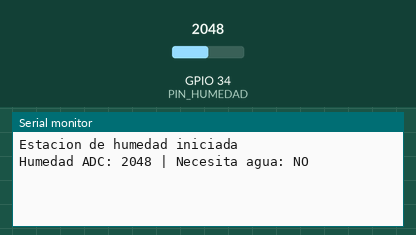
Recording of a sketch running on a simulated ESP32. Parts: the last lines printed to the serial monitor. Inputs (shaded band) come from the test bench; at power-on: GPIO 34 (PIN_HUMEDAD) = 2048 (analog values on the 0–4095 scale).

Above: at 1.2 s.
1.3 s: GPIO 34 (PIN_HUMEDAD) set to 2747
At 2.6 s:
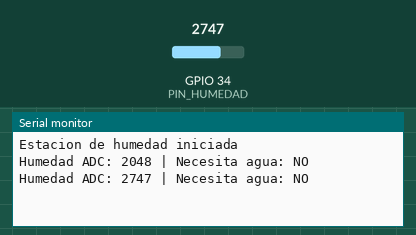
2.8 s: GPIO 34 (PIN_HUMEDAD) set to 2834
At 3.6 s:
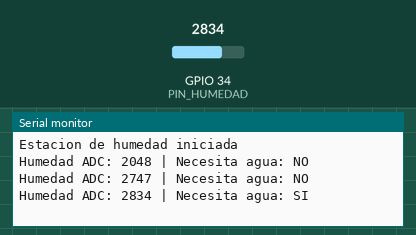

The sketch:

sensorhumedad.ino
```cpp
/*
  ESP32 DE LA PLANTA
*/

#include <WiFi.h>
#include <esp_now.h>
#include <esp_wifi.h>
#include <string.h>

const int PIN_HUMEDAD = 34;


const bool SECO_ES_MAYOR = true;
const int UMBRAL_SECO = 2800;
const int UMBRAL_HUMEDO = 2200;

const uint8_t ID_MENSAJE = 0xA7;

uint8_t direccionBroadcast[] = {
  0xFF, 0xFF, 0xFF, 0xFF, 0xFF, 0xFF
};

typedef struct __attribute__((packed)) {
  uint8_t id;
  uint8_t necesitaAgua;
  uint16_t humedad;
} MensajeHumedad;

bool necesitaAgua = false;

int leerHumedad() {
  long suma = 0;

  for (int i = 0; i < 10; i++) {
    suma += analogRead(PIN_HUMEDAD);
    delay(5);
  }

  return suma / 10;
}

void setup() {
  Serial.begin(115200);

  pinMode(PIN_HUMEDAD, INPUT);
  analogReadResolution(12);

  WiFi.mode(WIFI_STA);
  WiFi.disconnect();

  esp_wifi_set_channel(1, WIFI_SECOND_CHAN_NONE);

  if (esp_now_init() != ESP_OK) {
    Serial.println("Error iniciando ESP-NOW");
    while (true) delay(1000);
  }


  esp_now_peer_info_t peerInfo = {};

  memcpy(peerInfo.peer_addr, direccionBroadcast, 6);

  peerInfo.channel = 1;
  peerInfo.ifidx = WIFI_IF_STA;
  peerInfo.encrypt = false;

  if (esp_now_add_peer(&peerInfo) != ESP_OK) {
    Serial.println("Error agregando destinatario");
    while (true) delay(1000);
  }

  Serial.println("Estacion de humedad iniciada");
}

void loop() {

  int humedad = leerHumedad();


  if (SECO_ES_MAYOR) {

    if (humedad >= UMBRAL_SECO) {
      necesitaAgua = true;
    }
    else if (humedad <= UMBRAL_HUMEDO) {
      necesitaAgua = false;
    }

  } else {

    if (humedad <= UMBRAL_SECO) {
      necesitaAgua = true;
    }
    else if (humedad >= UMBRAL_HUMEDO) {
      necesitaAgua = false;
    }
  }

  static unsigned long ultimoEnvio = 0;

  if (millis() - ultimoEnvio >= 1000) {

    MensajeHumedad mensaje;

    mensaje.id = ID_MENSAJE;
    mensaje.necesitaAgua = necesitaAgua ? 1 : 0;
    mensaje.humedad = humedad;

    esp_err_t resultado = esp_now_send(
      direccionBroadcast,
      (uint8_t *)&mensaje,
      sizeof(mensaje)
    );

    Serial.printf(
      "Humedad ADC: %d | Necesita agua: %s\n",
      humedad,
      necesitaAgua ? "SI" : "NO"
    );

    if (resultado != ESP_OK) {
      Serial.println("Error enviando mensaje");
    }

    ultimoEnvio = millis();
  }

  delay(50);
}
```

Measured:
- the behaviour switches between 2799 and 2800 on GPIO 34 (PIN_HUMEDAD) (found by bisection; images 1 and 2)
- after the input at 1.3 s, the serial monitor: prints a new line after 0.78 s (image 1)
- after the input at 2.8 s, the serial monitor: prints a new line after 0.29 s (image 2)
